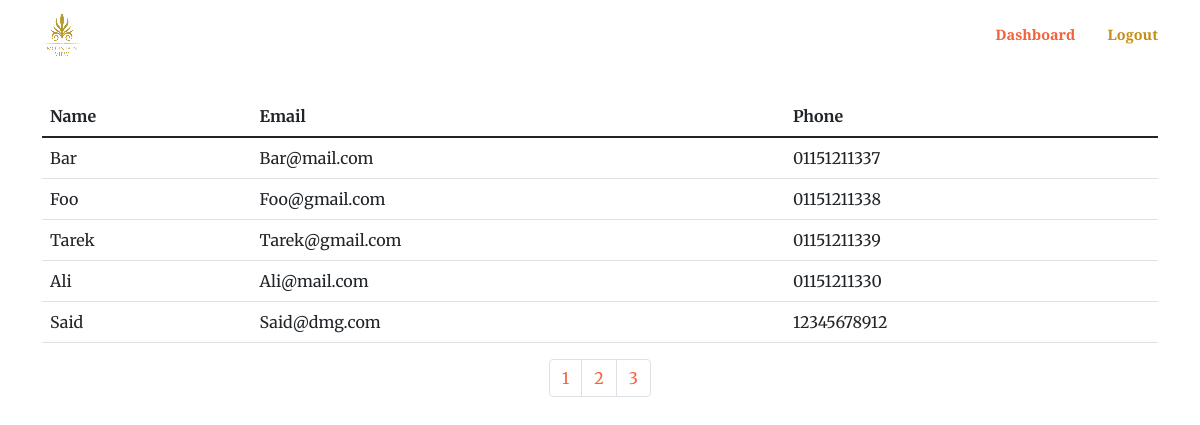
The page /dashboard.php?page=2 (signed in) on the database its author committed.
### tables this page shows
CREATE TABLE `db_clients` (
  `id` int NOT NULL,
  `name` text NOT NULL,
  `email` varchar(191) NOT NULL,
  `phone_no` varchar(191) NOT NULL,
  `status` int NOT NULL DEFAULT '1',
  `created_at` timestamp NOT NULL DEFAULT CURRENT_TIMESTAMP,
  `modified_at` timestamp NOT NULL DEFAULT CURRENT_TIMESTAMP
);

### Model/Db.php (called while the page is built, shortened)
<?php
  class Db {
    protected $dbName = 'landing_2';
    protected $dbHost = 'localhost';
    protected $dbUser = 'root';
    protected $dbPass = 'user';
    protected $dbHandler, $dbStmt;
    public function __construct()
    {
      $Dsn = "mysql:host=" . $this->dbHost . ';dbname=' . $this->dbName;
      $Options = array(
        PDO::ATTR_PERSISTENT => true,
        PDO::ATTR_ERRMODE => PDO::ERRMODE_EXCEPTION
      );
      try {
        $this->dbHandler = new PDO($Dsn, $this->dbUser, $this->dbPass, $Options);
      } catch (Exception $e) {
        var_dump('Couldn\'t Establish A Database Connection. Due to the following reason: ' . $e->getMessage());
      }
    }
    public function query($query)
    {
      $this->dbStmt = $this->dbHandler->prepare($query);
    }
    public function execute()
    {
      $this->dbStmt->execute();
      return true;
    }
    public function fetch()
    {
      $this->execute();
      return $this->dbStmt->fetch(PDO::FETCH_ASSOC);
    }
    public function fetchAll()
    {
      $this->execute();
      return $this->dbStmt->fetchAll(PDO::FETCH_ASSOC);
    }
  }
 ?>

### controller/Dashboard.php (called while the page is built, shortened)
<?php
  require_once('./Model/DashboardModel.php');
  class Dashboard extends Controller {
    private $dashboardModel;
    public function __construct()
    {
      $this->dashboardModel = new DashboardModel();
    }
    public function getClients() :array
    {
      $PaginatedClients = $this->dashboardModel->fetchPaginatedClients();
      return $PaginatedClients;
    }
  }
 ?>

### Model/DashboardModel.php (called while the page is built, shortened)
<?php
    require_once(__dir__ . '/Db.php');
class DashboardModel extends Db {
  public function fetchPaginatedClients() :array
  {
    $perPage = 5;
    $this->query("SELECT count(*) as count FROM db_clients");
    $this->execute();
    $clients_total_count_results = $this->fetch(PDO::FETCH_ASSOC);
      if (count($clients_total_count_results['count']) > 0) {
        $total_pages = ceil($clients_total_count_results['count'] / $perPage);
        $page = isset($_GET['page']) ? $_GET['page'] : 1;
        $starting_limit = ($page - 1) * $perPage;
        $this->query("SELECT * FROM db_clients ORDER BY id ASC LIMIT $starting_limit,$perPage");
        $this->execute();
        $clients = $this->fetchAll();
        $Response = array(
          'status' => true,
          'data' => $clients,
          'total_pages' => $total_pages
        );
        return $Response;
      }
    }
  }
?>

### dashboard.php (the view, shortened to what this page needs)
<?php require_once('./controller/Dashboard.php');
  $Dashboard = new Dashboard();
  $clientsData = $Dashboard->getClients();
  if($clientsData["status"]){
    $clients = $clientsData['data'];
    $total_pages = $clientsData['total_pages'];
  }
  require('./nav.php');
?>
<main role="main" class="container" >
  <div class="container" >
    <div class="row mt-5 " >
      <div class="col-xs-12 col-sm-12 col-md-12 col-xl-12 col-lg-12">
        <br><br>
      </div>
    </div>
    <div class="row" >
      <?php if ($clientsData['status']):?>
          <table class="table">
          <thead>
            <tr>
              <th scope="col">Name</th>
              <th scope="col">Email</th>
              <th scope="col">Phone</th>
            </tr>
          </thead>
          <tbody>
          <?php foreach ($clients as $key => $value) : ?>
            <tr>
              <td><?php echo ucwords($value['name']); ?></td>
              <td><?php echo ucwords($value['email']); ?></td>
              <td><?php echo ucwords($value['phone_no']); ?></td>
            </tr>
          <?php endforeach; ?>
          </tbody>
        </table>
      <?php endif ;  ?>
    </div>
  </div>
</main>
<nav aria-label="Page navigation example">
  <ul class="pagination justify-content-center">
    <?php for ($page = 1; $page <= $total_pages ; $page++):?>
      <li class="page-item">
        <a  class="page-link" href='<?php echo "?page=$page"; ?>' class="links">
          <?php  echo $page; ?>
        </a>
      </li>
    <?php endfor; ?>
  </ul>
</nav>
</body>
</html>

### rows shown on the page
db_clients: name "Bar", email "Bar@mail.com", phone_no "01151211337"
db_clients: name "Foo", email "Foo@gmail.com", phone_no "01151211338"
db_clients: name "Tarek", email "Tarek@gmail.com", phone_no "01151211339"
db_clients: name "Ali", email "Ali@mail.com", phone_no "01151211330"
db_clients: name "Said", email "Said@dmg.com", phone_no "12345678912"
